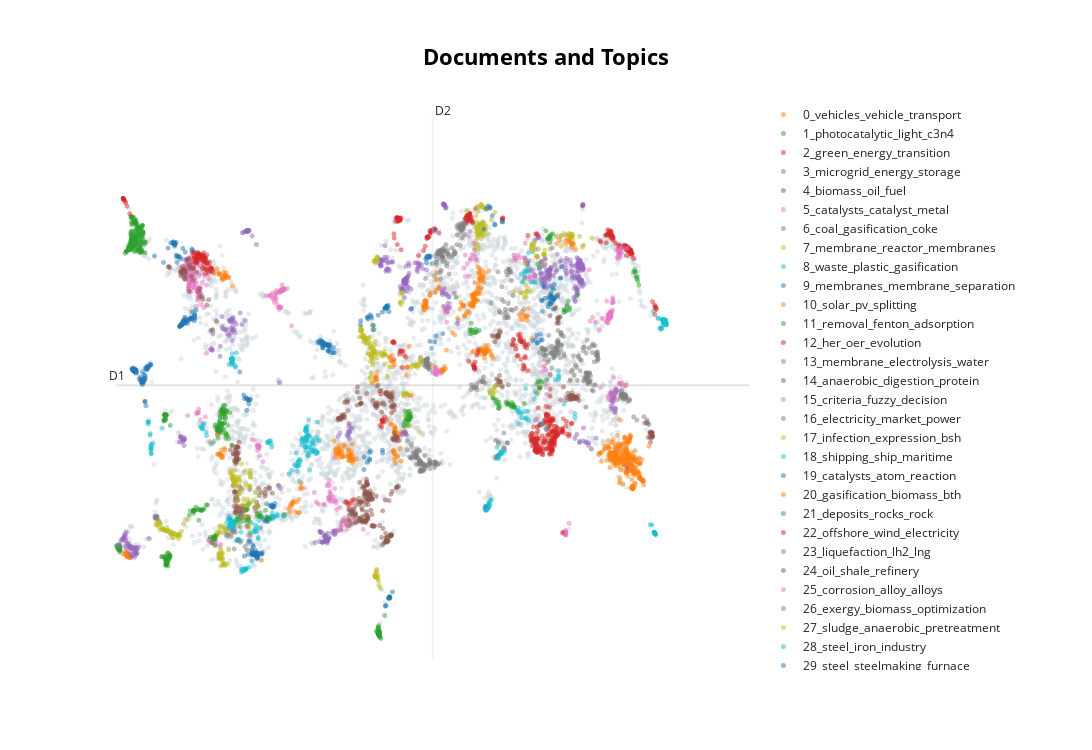

Notebook cell for this chart:
### Code cell
# Reduce outliers
new_topics = topic_model.reduce_outliers(abstracts, topics, probabilities=probs, 
                             threshold=0.05, strategy="probabilities")
topic_model.update_topics(abstracts, topics=new_topics)
topic_model.visualize_documents(abstracts, reduced_embeddings=reduced_embeddings, 
                                hide_document_hover=True, hide_annotations=True)
